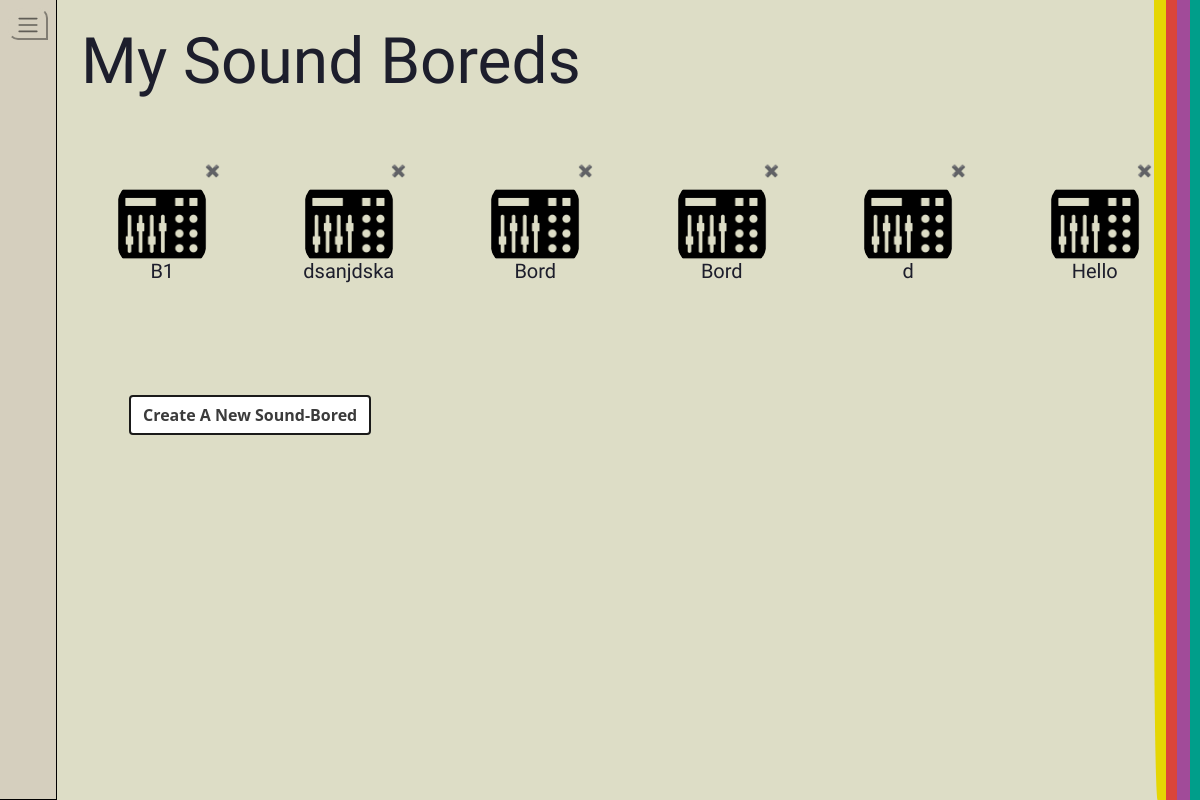
The page /audio/my-soundboards/ (signed in) on the database its author committed.
### soundbored/models.py (models this page shows)
class SoundBoard(models.Model):
    title = models.CharField(max_length=255)
    owner = models.ForeignKey(User, on_delete=models.CASCADE, related_name='soundboards', null=True)
    audios = models.ManyToManyField(Audio, related_name='included_in_soundboards')

### soundbored/views.py (the view)
# urls.py: path('my-soundboards/', views.my_soundboards_view, name='my_soundboards'),
@login_required
def my_soundboards_view(request):
    soundboards = SoundBoard.objects.filter(owner=request.user)
    return render(request, 'soundbored/my_soundboards.html', {'soundboards': soundboards})

### soundbored/templates/soundbored/my_soundboards.html
{% extends "soundbored/base_template.html" %}
{% load static %}
{% block content %}
<body>
  <div class="flex-container p-4" style="width: 100vw; background-color: #ddddc6; color: #1d1e2c;">
    <div class="text-center" style="display: flex; align-items: center;">
      <h1 class="font-title title">My Sound Boreds</h1>
    </div>
    <div class="row">
      {% for soundboard in soundboards %}
        <div class="col-lg-2 col-md-3 col-sm-4 col-6 text-center py-4">
          <div class="d-button-container">
            <a href="{% url 'delete_soundboard' soundboard.pk %}" class="delete-button" onclick="return confirm('Are you sure you want to delete {{ soundboard.title }}?');">✖</a>
            <img src="{% static 'src/soundboard.png' %}" style="height: 90%; width: 90%; border-radius: 30%;" onclick="location.href='{% url 'soundboard_view' soundboard.pk %}'"></img>
          </div>
          <h2 class="text-center font-sound-title" style="margin-top: 4px; font-size: 20px;">{{ soundboard.title }}</h2>
        </div>
      {% endfor %}
    </div>
    <a class="btn" style="margin-top: 10vh; margin-left: 4vw; background-color: white; color: #3B3B3B; border: 2px solid #1A1A1A; font-weight: 600;" href="{% url 'soundboard_upload_view' %}">Create A New Sound-Bored</a>
  </div>
</body>
{% endblock %}

### soundbored/static/styles/base_template.css (style rules this page uses)
.font-title { font-family: "Jersey 10", sans-serif; font-weight: 400; font-style: normal; }
.font-sound-title { font-family: "Signika Negative", sans-serif; font-optical-sizing: auto; font-style: normal; }

### soundbored/static/styles/audio_list.css (style rules this page uses)
.title { font-size: 4em; padding-bottom: 10px; margin-bottom: 20px; }
.d-button-container { position: relative; display: inline-block; background-size: cover; position: relative; width: 100px; height: 100px; cursor: pointer }
.delete-button { position: relative; right: -50px; top: 2px; text-decoration: none; padding: 5px 10px; border-radius: 50%; font-size: 12px; line-height: 1; z-index: 1; }

### rows shown on the page
SoundBoard: title "B1"
SoundBoard: title "dsanjdska"
SoundBoard: title "Bord"
SoundBoard: title "Bord"
SoundBoard: title "d"
SoundBoard: title "Hello"
